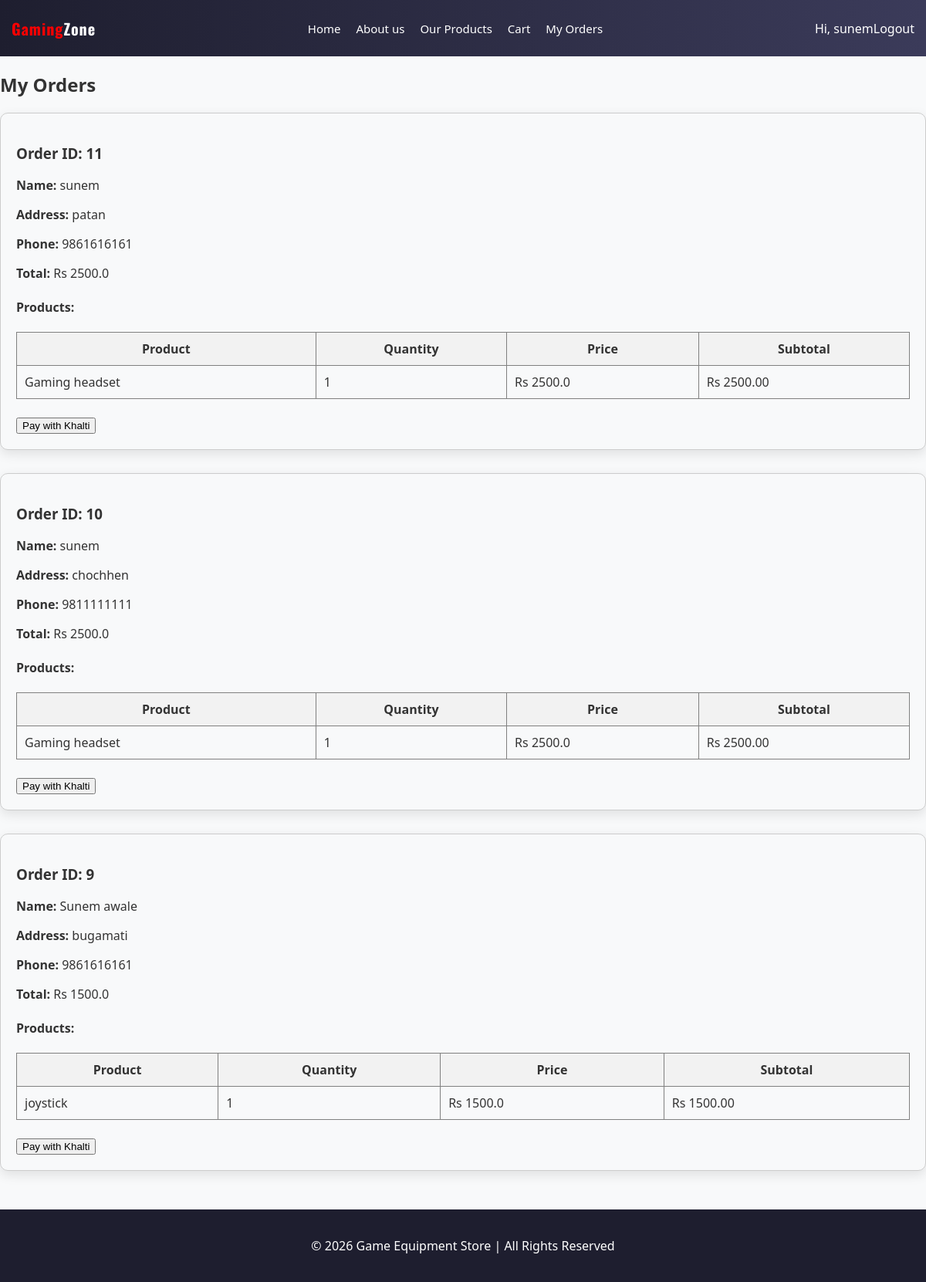
The page /my-orders/ (signed in) on the database its author committed.
### store/models.py (models this page shows, shortened)
class Order(models.Model):
    user = models.ForeignKey(User, on_delete=models.CASCADE, null=True)
    name = models.CharField(max_length=200)
    address = models.TextField()
    phone = models.CharField(max_length=15)
    total_amount = models.FloatField()
    paid = models.BooleanField(default=False)
    payment_method = models.CharField(max_length=50, null=True, blank=True)
    created_at = models.DateTimeField(auto_now_add=True)

class OrderItem(models.Model):
    order = models.ForeignKey(Order, on_delete=models.CASCADE)
    product = models.ForeignKey(Product, on_delete=models.CASCADE)
    quantity = models.IntegerField()
    paid = models.BooleanField(default=False)
    payment_method = models.CharField(max_length=50, null=True, blank=True)

class Product(models.Model):
    name = models.CharField(max_length=200)
    price = models.FloatField()
    description = models.TextField()
    category = models.CharField(max_length=100)
    image = models.ImageField(upload_to='products/')

### store/views.py (the view)
# urls.py: path('my-orders/', views.my_orders, name='my_orders'),
@login_required
def my_orders(request):
    orders = Order.objects.filter(user=request.user).order_by('-id')
    for order in orders:
        for item in order.orderitem_set.all():
            item.subtotal = item.product.price * item.quantity
    return render(request, 'store/my_orders.html', {'orders': orders})

### store/templates/store/my_orders.html (shortened to what this page needs)
{% extends 'store/base.html' %}
{% block content %}
<h2>My Orders</h2>
{% if orders %}
    {% for order in orders %}
        <div class="order-card" style="border:1px solid #ccc; padding:20px; margin-bottom:30px; border-radius:10px; box-shadow:0 5px 15px rgba(0,0,0,0.1);">
            <h3>Order ID: {{ order.id }}</h3>
            <p><strong>Name:</strong> {{ order.name }}</p>
            <p><strong>Address:</strong> {{ order.address }}</p>
            <p><strong>Phone:</strong> {{ order.phone }}</p>
            <p><strong>Total:</strong> Rs {{ order.total_amount }}</p>
            <h4>Products:</h4>
            <table border="1" cellpadding="10" style="width:100%; border-collapse: collapse;">
                <tr style="background:#f2f2f2;">
                    <th>Product</th>
                    <th>Quantity</th>
                    <th>Price</th>
                    <th>Subtotal</th>
                </tr>
                {% for item in order.orderitem_set.all %}
                <tr>
                    <td>{{ item.product.name }}</td>
                    <td>{{ item.quantity }}</td>
                    <td>Rs {{ item.product.price }}</td>
                    <td>Rs {{ item.product.price|floatformat:2 }}</td>
                </tr>
                {% endfor %}
            </table>
            <br>
            <button class="khalti-btn"
                data-id="{{ order.id }}"
                data-amount="{{ order.total_amount }}">
                Pay with Khalti
            </button>
        </div>
    {% endfor %}
{% else %}
    <p>No orders yet.</p>
{% endif %}
{% endblock %}

### store/templates/store/base.html (shortened to what this page needs)
{% load static %}
<!DOCTYPE html>
<html lang="en">
<head>
    <link rel="stylesheet" href="{% static 'store/css/style.css' %}?v={{ STATIC_VERSION }}">
</head>
<body>
    <header>
        <h2 class="logo">
            <span class="gaming">Gaming</span><span>Zone</span>
        </h2>
        <nav>
            <a href="/">Home</a>
            <a href="/about/">About us</a>
            <a href="/myproduct/">Our Products</a>
            <a href="/cart/">Cart</a>
            <a href="{% url 'my_orders' %}">My Orders</a>
        </nav>
        <div class="login">
        {% if user.is_authenticated %}
            <span>Hi, {{ user.username }}</span>
            <a href="{% url 'logout' %}">Logout</a>
        {% else %}
            <a href="{% url 'login' %}">Login</a>
        {% endif %}
</div>
    </header>
    {% block content %}
    {% endblock %}
    <footer>
        <p>© 2026 Game Equipment Store | All Rights Reserved</p>
    </footer>
</body>
</html>

### store/static/store/css/style.css (style rules this page uses)
body { font-family: 'Segoe UI', Tahoma, Geneva, Verdana, sans-serif; background-color: #f8f9fa; margin: 0; padding: 0; color: #333; }
a { text-decoration: none; color: inherit; }
header { display: flex; justify-content: space-between; background: linear-gradient(90deg, #1e1e2f, #3b3b5a); color: #fff; padding: 5px 15px; text-align: center; position: sticky; top: 0; z-index: 100; }
.logo { display: flex; padding: 0 !important; font-family: 'Oswald', sans-serif; }
.gaming { color: red; }
header h2 { font-size: 20px; padding: 5px 10px; letter-spacing: 1px; }
header nav { display: flex; align-items: center; gap: 20px; }
.login { display: flex; align-items: center; }
header nav a { color: #fff; font-weight: 500; transition: color 0.3s; font-size: 15px; }
footer { background-color: #1e1e2f; color: #fff; text-align: center; padding: 20px 0; margin-top: 50px; }

### rows shown on the page
Order: id "11", name "sunem", address "patan", phone "9861616161", total_amount "2500.0"
OrderItem: product.name "Gaming headset", quantity "1", product.price "2500.0", product.price "2500.00"
Order: id "10", name "sunem", address "chochhen", phone "9811111111", total_amount "2500.0"
OrderItem: product.name "Gaming headset", quantity "1", product.price "2500.0", product.price "2500.00"
Order: id "9", name "Sunem awale", address "bugamati", phone "9861616161", total_amount "1500.0"
OrderItem: product.name "joystick", quantity "1", product.price "1500.0", product.price "1500.00"

### other values the page prints
{{ user.username }} "sunem"
